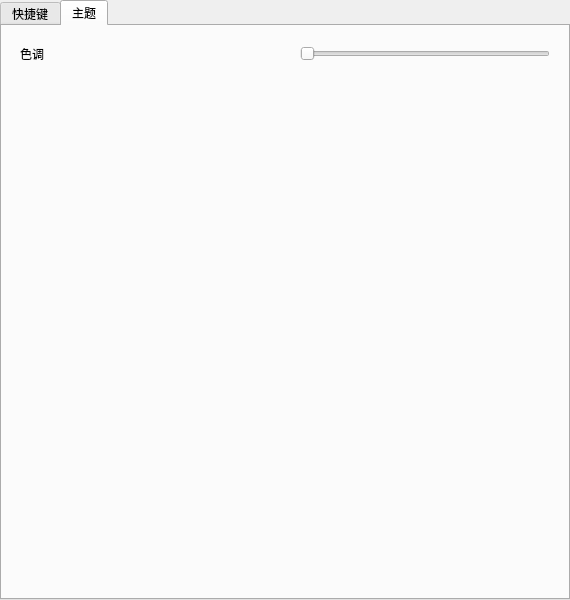
<?xml version="1.0" encoding="UTF-8"?>
<ui version="4.0">
 <class>Setting</class>
 <widget class="QWidget" name="Setting">
  <property name="geometry">
   <rect>
    <x>0</x>
    <y>0</y>
    <width>570</width>
    <height>600</height>
   </rect>
  </property>
  <property name="minimumSize">
   <size>
    <width>570</width>
    <height>600</height>
   </size>
  </property>
  <property name="maximumSize">
   <size>
    <width>570</width>
    <height>600</height>
   </size>
  </property>
  <property name="windowTitle">
   <string>设置</string>
  </property>
  <layout class="QHBoxLayout" name="horizontalLayout">
   <property name="spacing">
    <number>0</number>
   </property>
   <property name="leftMargin">
    <number>0</number>
   </property>
   <property name="topMargin">
    <number>0</number>
   </property>
   <property name="rightMargin">
    <number>0</number>
   </property>
   <property name="bottomMargin">
    <number>0</number>
   </property>
   <item>
    <widget class="QTabWidget" name="tabWidget">
     <property name="enabled">
      <bool>true</bool>
     </property>
     <property name="currentIndex">
      <number>1</number>
     </property>
     <widget class="QWidget" name="shortcut">
      <attribute name="title">
       <string>快捷键</string>
      </attribute>
      <layout class="QVBoxLayout" name="verticalLayout">
       <property name="spacing">
        <number>0</number>
       </property>
       <property name="leftMargin">
        <number>0</number>
       </property>
       <property name="topMargin">
        <number>0</number>
       </property>
       <property name="rightMargin">
        <number>0</number>
       </property>
       <property name="bottomMargin">
        <number>0</number>
       </property>
       <item>
        <layout class="QVBoxLayout" name="verticalLayout_2"/>
       </item>
      </layout>
     </widget>
     <widget class="QWidget" name="theme">
      <attribute name="title">
       <string>主题</string>
      </attribute>
      <layout class="QVBoxLayout" name="verticalLayout_3">
       <item>
        <widget class="QWidget" name="widget" native="true">
         <property name="sizePolicy">
          <sizepolicy hsizetype="Expanding" vsizetype="Preferred">
           <horstretch>0</horstretch>
           <verstretch>0</verstretch>
          </sizepolicy>
         </property>
         <layout class="QHBoxLayout" name="horizontalLayout_2">
          <item>
           <widget class="QLabel" name="label">
            <property name="text">
             <string>色调</string>
            </property>
           </widget>
          </item>
          <item>
           <spacer name="horizontalSpacer">
            <property name="orientation">
             <enum>Qt::Orientation::Horizontal</enum>
            </property>
            <property name="sizeHint" stdset="0">
             <size>
              <width>241</width>
              <height>20</height>
             </size>
            </property>
           </spacer>
          </item>
          <item>
           <widget class="QSlider" name="themeSlider">
            <property name="sizePolicy">
             <sizepolicy hsizetype="Expanding" vsizetype="Preferred">
              <horstretch>0</horstretch>
              <verstretch>0</verstretch>
             </sizepolicy>
            </property>
            <property name="maximum">
             <number>2</number>
            </property>
            <property name="pageStep">
             <number>1</number>
            </property>
            <property name="orientation">
             <enum>Qt::Orientation::Horizontal</enum>
            </property>
           </widget>
          </item>
         </layout>
        </widget>
       </item>
       <item>
        <spacer name="verticalSpacer">
         <property name="orientation">
          <enum>Qt::Orientation::Vertical</enum>
         </property>
         <property name="sizeHint" stdset="0">
          <size>
           <width>20</width>
           <height>499</height>
          </size>
         </property>
        </spacer>
       </item>
      </layout>
     </widget>
    </widget>
   </item>
  </layout>
 </widget>
 <resources/>
 <connections/>
</ui>
